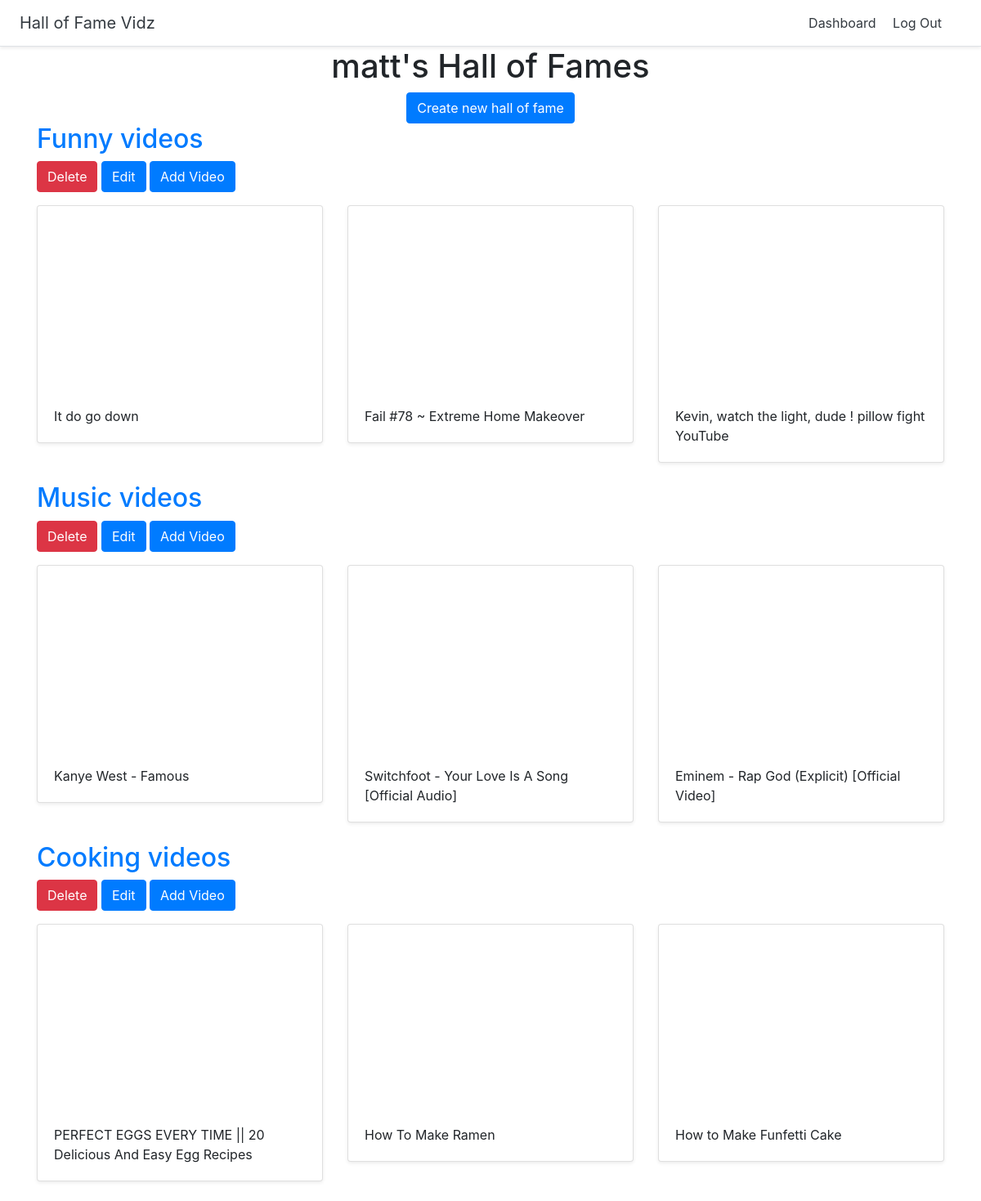
The page /dashboard (signed in) on the database its author committed.
### halls/models.py (models this page shows, shortened)
class Hall(models.Model):
    title = models.CharField(max_length=255)
    user = models.ForeignKey(User, on_delete=models.CASCADE)

class Video(models.Model):
    title = models.CharField(max_length=255)
    url = models.URLField()
    youtube_id = models.CharField(max_length=255)
    hall = models.ForeignKey(Hall, on_delete=models.CASCADE)

### halls/views.py (the view)
# urls.py: path('dashboard', views.dashboard, name='dashboard'),
@login_required
def dashboard(request):
    halls = Hall.objects.filter(user = request.user)
    return render(request, 'halls/dashboard.html', {'halls':halls})

### halls/templates/halls/dashboard.html
{% extends 'halls/base.html' %}
{% block content %}
<div class='container'>
<div class="text-center">
<h1>{{ user.username }}'s Hall of Fames</h1>
<a href="{% url 'create_hall' %}" class="btn btn-primary">Create new hall of fame</a>
</div>
{% for hall in halls %}
<h2><a href="{% url 'detail_hall' hall.id %}">{{ hall.title }}</a></h2>
<a href="{% url 'delete_hall' hall.id %}" class="btn btn-danger">Delete</a>
<a href="{% url 'update_hall' hall.id %}" class="btn btn-primary">Edit</a>
<a href="{% url 'add_video' hall.id %}" class="btn btn-primary">Add Video</a>
	<div class="row">
	{% for video in hall.video_set.all %}
		<div class="col-md-4 mt-3"><div class="card mb-4 shadow-sm">
		<iframe width="100%" height="225" src="https://www.youtube.com/embed/{{ video.youtube_id }}" frameborder="0" allow="accelerometer; autoplay; clipboard-write; encrypted-media; gyroscope; picture-in-picture" allowfullscreen></iframe>
		<div class="card-body"><p class="card-text">{{ video.title }}</p>
		</div>
		</div>
		</div>
	{% endfor %}
	</div>
{% endfor %}
</div>
{% endblock %}

### rows shown on the page
Hall: title "Funny videos"
Video: title "It do go down"
Video: title "Fail #78 ~ Extreme Home Makeover"
Video: title "Kevin, watch the light, dude ! pillow fight YouTube"
Hall: title "Music videos"
Video: title "Kanye West - Famous"
Video: title "Switchfoot - Your Love Is A Song [Official Audio]"
Video: title "Eminem - Rap God (Explicit) [Official Video]"
Hall: title "Cooking videos"
Video: title "PERFECT EGGS EVERY TIME || 20 Delicious And Easy Egg Recipes"
Video: title "How To Make Ramen"
Video: title "How to Make Funfetti Cake"

### other values the page prints
{{ user.username }} "matt"
